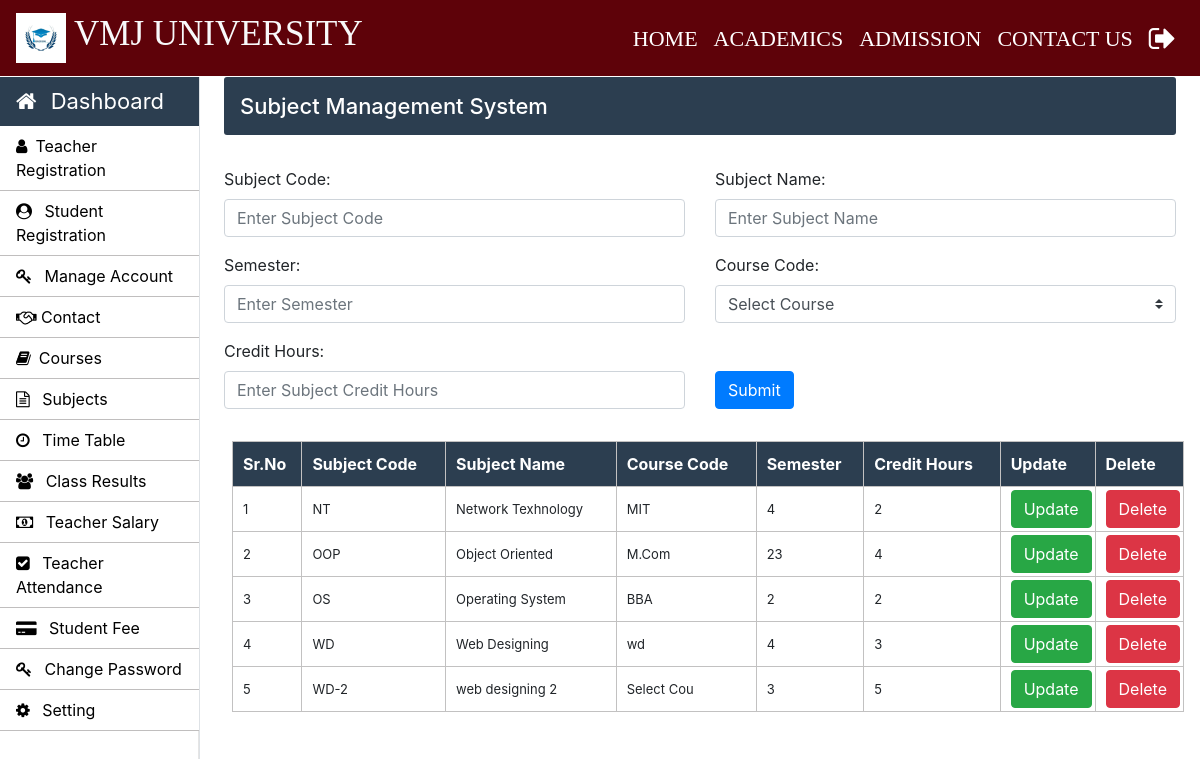
The page /admin/subjects.php (signed in) on the database as committed earlier.
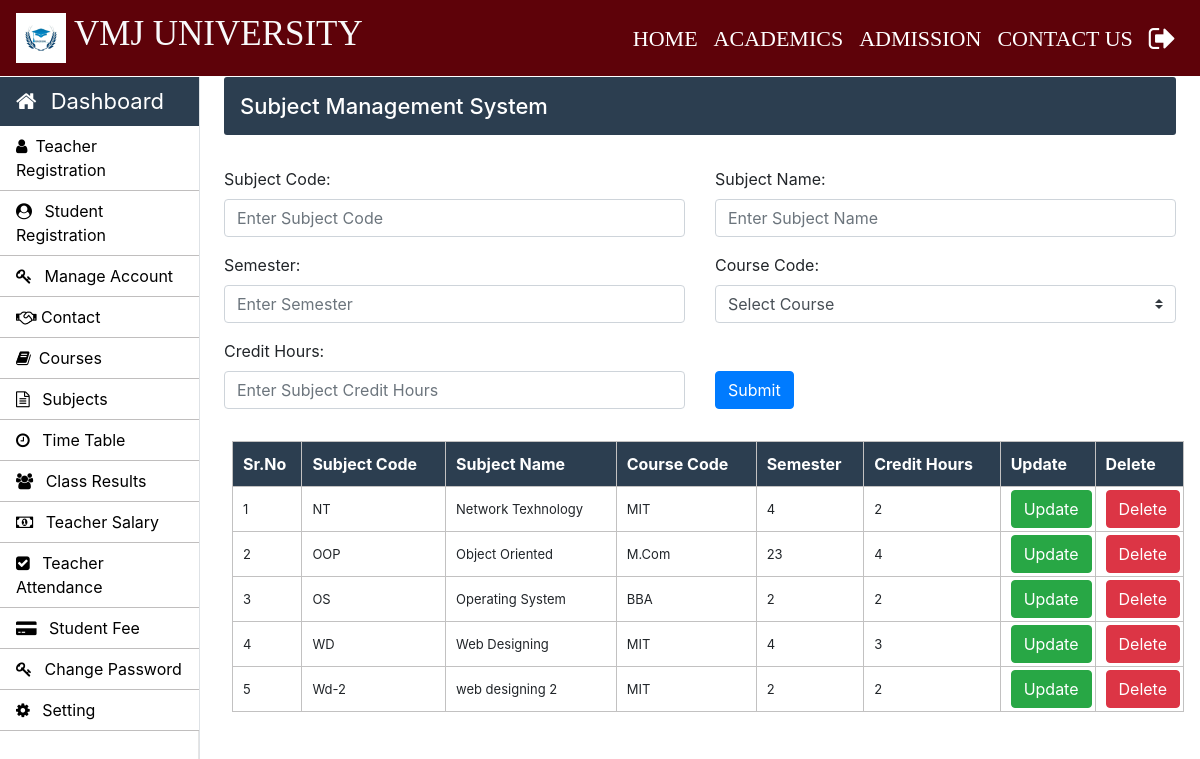
The same page on the database as committed later.
### tables this page shows
CREATE TABLE IF NOT EXISTS `course_subjects` (
  `subject_code` varchar(10) NOT NULL,
  `subject_name` varchar(50) NOT NULL,
  `course_code` varchar(10) NOT NULL,
  `semester` int NOT NULL,
  `dept_id` int DEFAULT NULL,
  `credit_hours` int NOT NULL,
  PRIMARY KEY (`subject_code`)
);

### admin/subjects.php (the view, shortened to what the changed rows need)
<!doctype html>
<html lang="en">
<head>
</head>
<body>
    <?php include('../common/common-header.php') ?>
    <main role="main" class="col-xl-10 col-lg-9 col-md-8 ml-sm-auto px-md-4 mb-2 w-100">
        <div class="sub-main">
            <div class="row">
                <div class="col-md-12 ml-2">
                    <section class="mt-3">
                        <table class="w-100 table-elements table-three-tr" cellpadding="3">
                            <tr class="table-tr-head table-three text-white">
                                <th>Sr.No</th>
                                <th>Subject Code</th>
                                <th>Subject Name</th>
                                <th>Course Code</th>
                                <th>Semester</th>
                                <th>Credit Hours</th>
                                <th>Update</th>
                                <th>Delete</th>
                            </tr>
                            <?php
                                $sr=1;
                                $query="SELECT subject_code, subject_name, course_code, semester, credit_hours FROM course_subjects";
                                $run=mysqli_query($con,$query);
                                while($row=mysqli_fetch_array($run)) {
                                    echo "<tr>";
                                    echo "<td>".$sr++."</td>";
                                    echo "<td>".$row['subject_code']."</td>";
                                    echo "<td>".$row['subject_name']."</td>";
                                    echo "<td>".$row['course_code']."</td>";
                                    echo "<td>".$row['semester']."</td>";
                                    echo "<td>".$row['credit_hours']."</td>";
                                    echo "<td width='20'>
                                            <form method='post'>
                                                <input type='hidden' name='subject_code' value='".$row['subject_code']."'>
                                                <input type='hidden' name='subject_name' value='".$row['subject_name']."'>
                                                <input type='hidden' name='course_code' value='".$row['course_code']."'>
                                                <input type='hidden' name='semester' value='".$row['semester']."'>
                                                <input type='hidden' name='credit_hours' value='".$row['credit_hours']."'>";
                                    echo "<button type='submit' name='update' class='btn btn-success update-btn'>Update</button>";
                                    echo "</form>";
                                    echo "</td>";
                                    echo "<td width='20'><a class='btn btn-danger' href='delete-function.php?subject_code=".$row['subject_code']."'>Delete</a></td>";
                                    echo "</tr>";
                                }
                            ?>
                        </table>
                    </section>
                </div>
            </div>
        </div>
    </main>
</body>
</html>

Rows that differ between the two databases and show on the page:
removed course_subjects: subject_code "WD-2", subject_name "web designing 2", course_code "Select Cou", semester "3", credit_hours "5"
changed course_subjects "WD": course_code "wd" → "MIT"
added course_subjects: subject_code "Wd-2", subject_name "web designing 2", course_code "MIT", semester "2", credit_hours "2"
